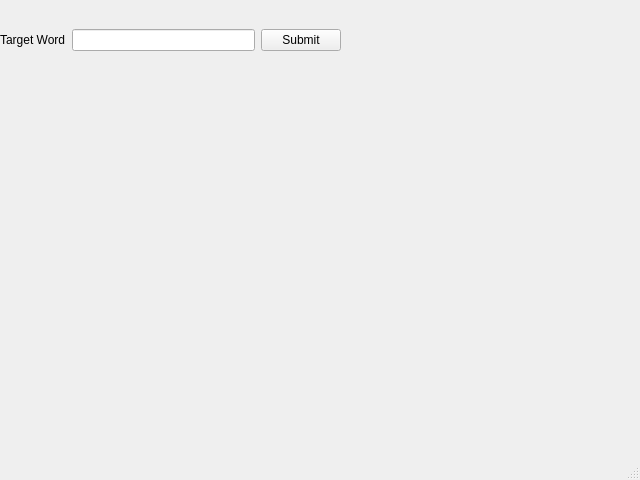
<?xml version="1.0" encoding="UTF-8"?>
<ui version="4.0">
 <class>MainWindow</class>
 <widget class="QMainWindow" name="MainWindow">
  <property name="geometry">
   <rect>
    <x>0</x>
    <y>0</y>
    <width>640</width>
    <height>480</height>
   </rect>
  </property>
  <property name="windowTitle">
   <string>MainWindow</string>
  </property>
  <widget class="QWidget" name="centralwidget">
   <widget class="QWidget" name="horizontalLayoutWidget">
    <property name="geometry">
     <rect>
      <x>0</x>
      <y>0</y>
      <width>341</width>
      <height>80</height>
     </rect>
    </property>
    <layout class="QHBoxLayout" name="InputLayout">
     <item>
      <widget class="QLabel" name="label">
       <property name="text">
        <string>Target Word</string>
       </property>
      </widget>
     </item>
     <item>
      <widget class="QLineEdit" name="lineEdit"/>
     </item>
     <item>
      <widget class="QPushButton" name="pushButton">
       <property name="text">
        <string>Submit</string>
       </property>
      </widget>
     </item>
    </layout>
   </widget>
   <widget class="QWidget" name="horizontalLayoutWidget_2">
    <property name="geometry">
     <rect>
      <x>10</x>
      <y>150</y>
      <width>410</width>
      <height>110</height>
     </rect>
    </property>
    <layout class="QHBoxLayout" name="WordFinder"/>
   </widget>
   <widget class="QWidget" name="verticalLayoutWidget">
    <property name="geometry">
     <rect>
      <x>420</x>
      <y>0</y>
      <width>221</width>
      <height>431</height>
     </rect>
    </property>
    <layout class="QVBoxLayout" name="verticalLayout">
     <item>
      <widget class="QLabel" name="lbl_gen1">
       <property name="enabled">
        <bool>true</bool>
       </property>
       <property name="text">
        <string/>
       </property>
      </widget>
     </item>
     <item>
      <widget class="QLabel" name="lbl_gen2">
       <property name="enabled">
        <bool>true</bool>
       </property>
       <property name="text">
        <string/>
       </property>
      </widget>
     </item>
     <item>
      <widget class="QLabel" name="lbl_gen3">
       <property name="enabled">
        <bool>true</bool>
       </property>
       <property name="text">
        <string/>
       </property>
      </widget>
     </item>
     <item>
      <widget class="QLabel" name="lbl_gen4">
       <property name="enabled">
        <bool>true</bool>
       </property>
       <property name="text">
        <string/>
       </property>
      </widget>
     </item>
     <item>
      <widget class="QLabel" name="lbl_gen5">
       <property name="enabled">
        <bool>true</bool>
       </property>
       <property name="text">
        <string/>
       </property>
      </widget>
     </item>
     <item>
      <widget class="QLabel" name="lbl_gen6">
       <property name="enabled">
        <bool>true</bool>
       </property>
       <property name="text">
        <string/>
       </property>
      </widget>
     </item>
     <item>
      <widget class="QLabel" name="lbl_gen7">
       <property name="enabled">
        <bool>true</bool>
       </property>
       <property name="text">
        <string/>
       </property>
      </widget>
     </item>
     <item>
      <widget class="QLabel" name="lbl_gen8">
       <property name="enabled">
        <bool>true</bool>
       </property>
       <property name="text">
        <string/>
       </property>
      </widget>
     </item>
     <item>
      <widget class="QLabel" name="lbl_gen9">
       <property name="enabled">
        <bool>true</bool>
       </property>
       <property name="text">
        <string/>
       </property>
      </widget>
     </item>
     <item>
      <widget class="QLabel" name="lbl_gen10">
       <property name="enabled">
        <bool>true</bool>
       </property>
       <property name="text">
        <string/>
       </property>
      </widget>
     </item>
    </layout>
   </widget>
  </widget>
  <widget class="QMenuBar" name="menubar">
   <property name="geometry">
    <rect>
     <x>0</x>
     <y>0</y>
     <width>640</width>
     <height>25</height>
    </rect>
   </property>
  </widget>
  <widget class="QStatusBar" name="statusbar"/>
 </widget>
 <resources/>
 <connections/>
</ui>
